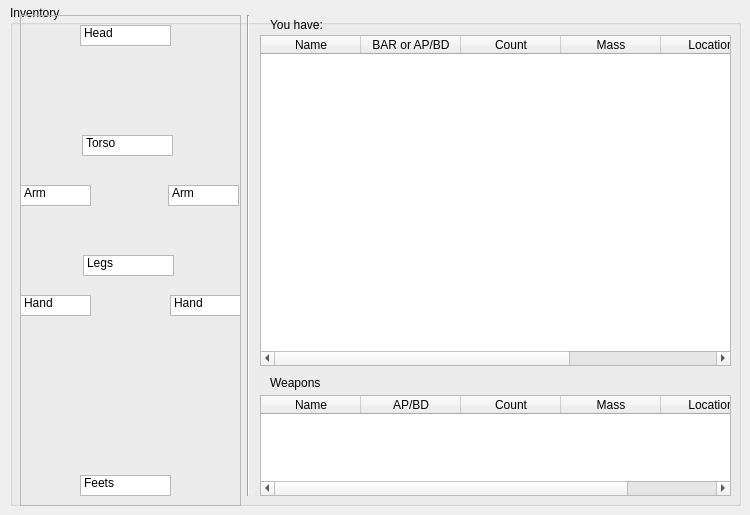
    <widget class="QWidget" name="Inventory">
     <attribute name="title">
      <string>Inventory</string>
     </attribute>
     <widget class="QGroupBox" name="WeaponsGroupBox_2">
      <property name="geometry">
       <rect>
        <x>10</x>
        <y>5</y>
        <width>731</width>
        <height>501</height>
       </rect>
      </property>
      <property name="title">
       <string>Inventory</string>
      </property>
      <widget class="QFrame" name="frame">
       <property name="geometry">
        <rect>
         <x>10</x>
         <y>10</y>
         <width>221</width>
         <height>491</height>
        </rect>
       </property>
       <property name="styleSheet">
        <string notr="true">image: url(:/img/man.png);</string>
       </property>
       <property name="frameShape">
        <enum>QFrame::StyledPanel</enum>
       </property>
       <property name="frameShadow">
        <enum>QFrame::Raised</enum>
       </property>
       <widget class="QListWidget" name="HeadListMain">
        <property name="geometry">
         <rect>
          <x>60</x>
          <y>10</y>
          <width>91</width>
          <height>21</height>
         </rect>
        </property>
        <property name="verticalScrollBarPolicy">
         <enum>Qt::ScrollBarAlwaysOff</enum>
        </property>
        <property name="horizontalScrollBarPolicy">
         <enum>Qt::ScrollBarAlwaysOff</enum>
        </property>
        <property name="editTriggers">
         <set>QAbstractItemView::NoEditTriggers</set>
        </property>
        <property name="dragDropMode">
         <enum>QAbstractItemView::DropOnly</enum>
        </property>
        <property name="defaultDropAction">
         <enum>Qt::IgnoreAction</enum>
        </property>
        <item>
         <property name="text">
          <string>Head</string>
         </property>
        </item>
       </widget>
       <widget class="QListWidget" name="BodyListMain">
        <property name="geometry">
         <rect>
          <x>62</x>
          <y>120</y>
          <width>91</width>
          <height>21</height>
         </rect>
        </property>
        <property name="verticalScrollBarPolicy">
         <enum>Qt::ScrollBarAlwaysOff</enum>
        </property>
        <property name="horizontalScrollBarPolicy">
         <enum>Qt::ScrollBarAlwaysOff</enum>
        </property>
        <property name="editTriggers">
         <set>QAbstractItemView::NoEditTriggers</set>
        </property>
        <property name="dragDropMode">
         <enum>QAbstractItemView::DropOnly</enum>
        </property>
        <property name="defaultDropAction">
         <enum>Qt::IgnoreAction</enum>
        </property>
        <item>
         <property name="text">
          <string>Torso</string>
         </property>
        </item>
       </widget>
       <widget class="QListWidget" name="ArmLeftListMain">
        <property name="geometry">
         <rect>
          <x>0</x>
          <y>170</y>
          <width>71</width>
          <height>21</height>
         </rect>
        </property>
        <property name="verticalScrollBarPolicy">
         <enum>Qt::ScrollBarAlwaysOff</enum>
        </property>
        <property name="horizontalScrollBarPolicy">
         <enum>Qt::ScrollBarAlwaysOff</enum>
        </property>
        <property name="editTriggers">
         <set>QAbstractItemView::NoEditTriggers</set>
        </property>
        <property name="dragDropMode">
         <enum>QAbstractItemView::DropOnly</enum>
        </property>
        <property name="defaultDropAction">
         <enum>Qt::IgnoreAction</enum>
        </property>
        <item>
         <property name="text">
          <string>Arm</string>
         </property>
        </item>
       </widget>
       <widget class="QListWidget" name="ArmRightListMain">
        <property name="geometry">
         <rect>
          <x>148</x>
          <y>170</y>
          <width>71</width>
          <height>21</height>
         </rect>
        </property>
        <property name="verticalScrollBarPolicy">
         <enum>Qt::ScrollBarAlwaysOff</enum>
        </property>
        <property name="horizontalScrollBarPolicy">
         <enum>Qt::ScrollBarAlwaysOff</enum>
        </property>
        <property name="editTriggers">
         <set>QAbstractItemView::NoEditTriggers</set>
        </property>
        <property name="dragDropMode">
         <enum>QAbstractItemView::DropOnly</enum>
        </property>
        <property name="defaultDropAction">
         <enum>Qt::IgnoreAction</enum>
        </property>
        <item>
         <property name="text">
          <string>Arm</string>
         </property>
        </item>
       </widget>
       <widget class="QListWidget" name="LegsListMain">
        <property name="geometry">
         <rect>
          <x>63</x>
          <y>240</y>
          <width>91</width>
          <height>21</height>
         </rect>
        </property>
        <property name="verticalScrollBarPolicy">
         <enum>Qt::ScrollBarAlwaysOff</enum>
        </property>
        <property name="horizontalScrollBarPolicy">
         <enum>Qt::ScrollBarAlwaysOff</enum>
        </property>
        <property name="editTriggers">
         <set>QAbstractItemView::NoEditTriggers</set>
        </property>
        <property name="dragDropMode">
         <enum>QAbstractItemView::DropOnly</enum>
        </property>
        <property name="defaultDropAction">
         <enum>Qt::IgnoreAction</enum>
        </property>
        <item>
         <property name="text">
          <string>Legs</string>
         </property>
        </item>
       </widget>
       <widget class="QListWidget" name="HandLeftListMain">
        <property name="geometry">
         <rect>
          <x>0</x>
          <y>280</y>
          <width>71</width>
          <height>21</height>
         </rect>
        </property>
        <property name="verticalScrollBarPolicy">
         <enum>Qt::ScrollBarAlwaysOff</enum>
        </property>
        <property name="horizontalScrollBarPolicy">
         <enum>Qt::ScrollBarAlwaysOff</enum>
        </property>
        <property name="editTriggers">
         <set>QAbstractItemView::NoEditTriggers</set>
        </property>
        <property name="dragDropMode">
         <enum>QAbstractItemView::DropOnly</enum>
        </property>
        <property name="defaultDropAction">
         <enum>Qt::IgnoreAction</enum>
        </property>
        <item>
         <property name="text">
          <string>Hand</string>
         </property>
        </item>
       </widget>
       <widget class="QListWidget" name="HandRightListMain">
        <property name="geometry">
         <rect>
          <x>150</x>
          <y>280</y>
          <width>71</width>
          <height>21</height>
         </rect>
        </property>
        <property name="verticalScrollBarPolicy">
         <enum>Qt::ScrollBarAlwaysOff</enum>
        </property>
        <property name="horizontalScrollBarPolicy">
         <enum>Qt::ScrollBarAlwaysOff</enum>
        </property>
        <property name="editTriggers">
         <set>QAbstractItemView::NoEditTriggers</set>
        </property>
        <property name="dragDropMode">
         <enum>QAbstractItemView::DropOnly</enum>
        </property>
        <property name="defaultDropAction">
         <enum>Qt::IgnoreAction</enum>
        </property>
        <item>
         <property name="text">
          <string>Hand</string>
         </property>
        </item>
       </widget>
       <widget class="QListWidget" name="FeetsListMain">
        <property name="geometry">
         <rect>
          <x>60</x>
          <y>460</y>
          <width>91</width>
          <height>21</height>
         </rect>
        </property>
        <property name="verticalScrollBarPolicy">
         <enum>Qt::ScrollBarAlwaysOff</enum>
        </property>
        <property name="horizontalScrollBarPolicy">
         <enum>Qt::ScrollBarAlwaysOff</enum>
        </property>
        <property name="editTriggers">
         <set>QAbstractItemView::NoEditTriggers</set>
        </property>
        <property name="dragDropMode">
         <enum>QAbstractItemView::DropOnly</enum>
        </property>
        <property name="defaultDropAction">
         <enum>Qt::IgnoreAction</enum>
        </property>
        <item>
         <property name="text">
          <string>Feets</string>
         </property>
        </item>
       </widget>
      </widget>
      <widget class="Line" name="line_3">
       <property name="geometry">
        <rect>
         <x>230</x>
         <y>10</y>
         <width>16</width>
         <height>481</height>
        </rect>
       </property>
       <property name="orientation">
        <enum>Qt::Vertical</enum>
       </property>
      </widget>
      <widget class="QTableWidget" name="AllYouTable">
       <property name="geometry">
        <rect>
         <x>250</x>
         <y>30</y>
         <width>471</width>
         <height>331</height>
        </rect>
       </property>
       <property name="editTriggers">
        <set>QAbstractItemView::NoEditTriggers</set>
       </property>
       <property name="dragEnabled">
        <bool>true</bool>
       </property>
       <property name="dragDropMode">
        <enum>QAbstractItemView::DragOnly</enum>
       </property>
       <property name="defaultDropAction">
        <enum>Qt::CopyAction</enum>
       </property>
       <property name="selectionMode">
        <enum>QAbstractItemView::SingleSelection</enum>
       </property>
       <property name="selectionBehavior">
        <enum>QAbstractItemView::SelectRows</enum>
       </property>
       <property name="showGrid">
        <bool>false</bool>
       </property>
       <property name="gridStyle">
        <enum>Qt::NoPen</enum>
       </property>
       <attribute name="verticalHeaderVisible">
        <bool>false</bool>
       </attribute>
       <attribute name="verticalHeaderDefaultSectionSize">
        <number>15</number>
       </attribute>
       <column>
        <property name="text">
         <string>Name</string>
        </property>
       </column>
       <column>
        <property name="text">
         <string>BAR or AP/BD</string>
        </property>
       </column>
       <column>
        <property name="text">
         <string>Count</string>
        </property>
       </column>
       <column>
        <property name="text">
         <string>Mass</string>
        </property>
       </column>
       <column>
        <property name="text">
         <string>Location</string>
        </property>
       </column>
       <column>
        <property name="text">
         <string>Notes</string>
        </property>
       </column>
      </widget>
      <widget class="QLabel" name="label_35">
       <property name="geometry">
        <rect>
         <x>260</x>
         <y>12</y>
         <width>101</width>
         <height>16</height>
        </rect>
       </property>
       <property name="text">
        <string>You have:</string>
       </property>
      </widget>
      <widget class="QLabel" name="label_36">
       <property name="geometry">
        <rect>
         <x>260</x>
         <y>370</y>
         <width>61</width>
         <height>16</height>
        </rect>
       </property>
       <property name="text">
        <string>Weapons</string>
       </property>
      </widget>
      <widget class="QTableWidget" name="ItselfAllYouTable">
       <property name="geometry">
        <rect>
         <x>250</x>
         <y>390</y>
         <width>471</width>
         <height>101</height>
        </rect>
       </property>
       <property name="editTriggers">
        <set>QAbstractItemView::NoEditTriggers</set>
       </property>
       <property name="showGrid">
        <bool>false</bool>
       </property>
       <property name="gridStyle">
        <enum>Qt::NoPen</enum>
       </property>
       <property name="rowCount">
        <number>0</number>
       </property>
       <attribute name="verticalHeaderVisible">
        <bool>false</bool>
       </attribute>
       <attribute name="verticalHeaderDefaultSectionSize">
        <number>15</number>
       </attribute>
       <attribute name="verticalHeaderMinimumSectionSize">
        <number>19</number>
       </attribute>
       <column>
        <property name="text">
         <string>Name</string>
        </property>
       </column>
       <column>
        <property name="text">
         <string>AP/BD</string>
        </property>
       </column>
       <column>
        <property name="text">
         <string>Count</string>
        </property>
       </column>
       <column>
        <property name="text">
         <string>Mass</string>
        </property>
       </column>
       <column>
        <property name="text">
         <string>Location</string>
        </property>
       </column>
      </widget>
     </widget>
    </widget>
